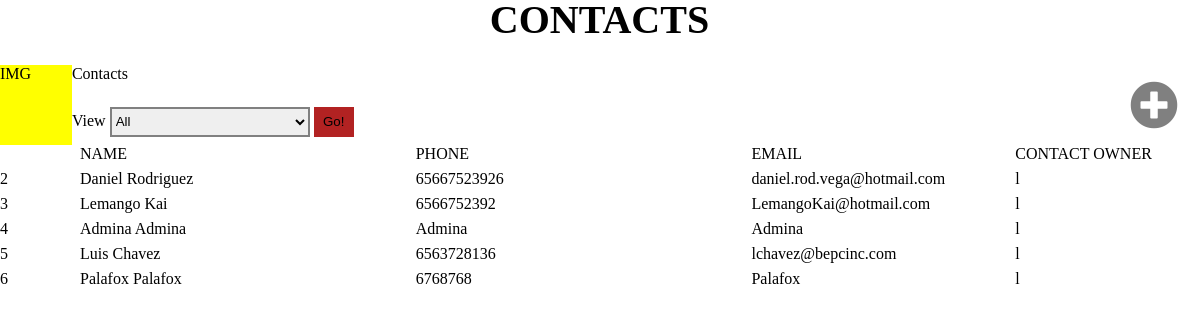
The page /Pages/Administrators/Contacts.php on the database as committed earlier.
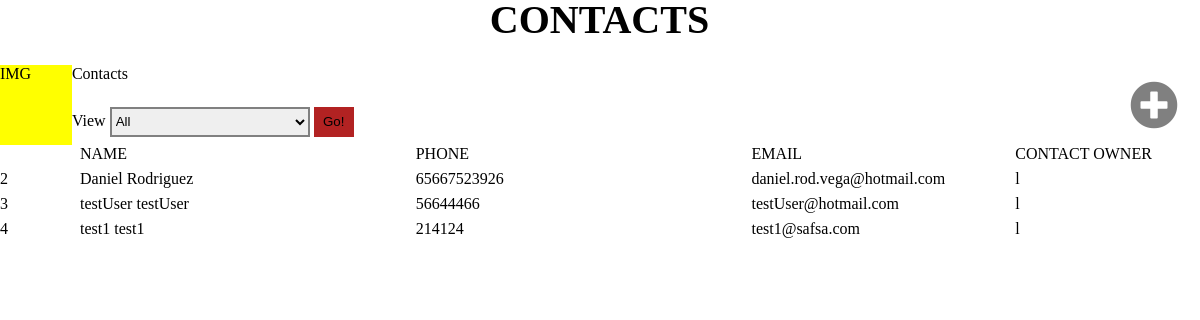
The same page on the database as committed later.
### tables this page shows
CREATE TABLE `consultors` (
  `ID` int(11) NOT NULL,
  `SN` varchar(15) NOT NULL,
  `Firstname` varchar(25) NOT NULL,
  `Lastname` varchar(25) NOT NULL,
  `Email` varchar(70) NOT NULL,
  `Phone` varchar(20) NOT NULL,
  `EmergencyPhone` varchar(50) NOT NULL,
  `ReportsTo` int(11) NOT NULL,
  `Title` varchar(100) NOT NULL,
  `Division` int(11) NOT NULL,
  `FunctionalArea` int(11) NOT NULL,
  `StartDate` timestamp NOT NULL DEFAULT CURRENT_TIMESTAMP ON UPDATE CURRENT_TIMESTAMP,
  `EndDate` timestamp NOT NULL DEFAULT '0000-00-00 00:00:00',
  `MailingAddress` varchar(120) NOT NULL,
  `MailingCity` int(100) NOT NULL,
  `MailingState` int(11) NOT NULL,
  `MailingCountry` int(11) NOT NULL,
  `ZipCode` varchar(20) NOT NULL,
  `NSS` varchar(30) NOT NULL,
  `RFC` varchar(30) NOT NULL,
  `Type` tinyint(4) NOT NULL,
  `Schedule` int(11) NOT NULL DEFAULT '0',
  `Hash` varchar(40) NOT NULL,
  `Status` tinyint(1) DEFAULT NULL,
  `LastLogin` timestamp NOT NULL DEFAULT CURRENT_TIMESTAMP ON UPDATE CURRENT_TIMESTAMP,
  `Logged` tinyint(4) NOT NULL DEFAULT '0',
  `SessionID` varchar(100) DEFAULT NULL
);

### Pages/Administrators/Contacts.php (the view, shortened to what this page needs)
<?php
include('../../Resources/WebResponses/connection.php');
?>
    <html>
        <head>
            <link rel="stylesheet" href="../Resources/CSS/Listas_Contenido/Listas_Layout.css">
            <link rel="stylesheet" href="../Resources/CSS/Listas_Contenido/ListasPrincipales_Layout.css">
            <link rel="stylesheet" href="https://use.fontawesome.com/releases/v5.2.0/css/all.css">
        </head>
        <body>
            <div id="contenedor">
                <div class='titulo'>
                </div>
                <div id="buscador">
                    <div id="searchParams">
                        <div>
                            <div id="image">
                                IMG
                            </div>
                            <div id="banner">
                                Contacts
                            </div>
                            <div id="search">
                                View
                                <select id="parameter">
                                    <option value="1">All</option>
                                </select>
                                <button id="searchButton">Go!</button>
                            </div>
                        </div>
                    </div>
                    <div id="new">
                        <button id="botonNew" onclick="LoadPage('Administrators/AddUser.php');"><i class="fas fa-plus-circle"></i></button>
                    </div>
                </div>
                <div class="infoTable">
                    <div class="contacto">
                        <div class="number">&nbsp;</div>
                        <div class="NameContact">NAME</div>
                        <div class="Phone">PHONE</div>
                        <div class="Email">EMAIL</div>
                        <div class="ContactOw">CONTACT OWNER</div>
                    </div>
                    <?php
                        $query =            $connection->query("SELECT * FROM consultors WHERE Status='1' AND Type!='0'");
                        while($row = $query->fetch_array()){
                            echo"
                                <div class='contacto'>
                                    <div class='number'>".$row['ID']."</div>
                                    <div class='NameContact ctdName' id='".$row['ID']."'>".$row['Firstname']." ".$row['Lastname']."</div>
                                    <div class='Phone'>".$row['Phone']."</div>
                                    <div class='Email'>".$row['Email']."</div>
                                    <div class='ContactOw'>l</div>
                                </div>
                            ";
                        }
                    ?>
                </div>
            </div>
        </body>
    </html>

Rows that differ between the two databases and show on the page:
removed consultors: ID "5", Firstname "Luis", Lastname "Chavez", Phone "6563728136", Email "lchavez@bepcinc.com"
removed consultors: ID "6", Firstname "Palafox", Lastname "Palafox", Phone "6768768", Email "Palafox"
changed consultors id 3: Firstname "Lemango" → "testUser"; Lastname "Kai" → "testUser"; Phone "6566752392" → "56644466"; Email "LemangoKai@hotmail.com" → "testUser@hotmail.com"
changed consultors id 4: Firstname "Admina" → "test1"; Lastname "Admina" → "test1"; Phone "Admina" → "214124"; Email "Admina" → "test1@safsa.com"
